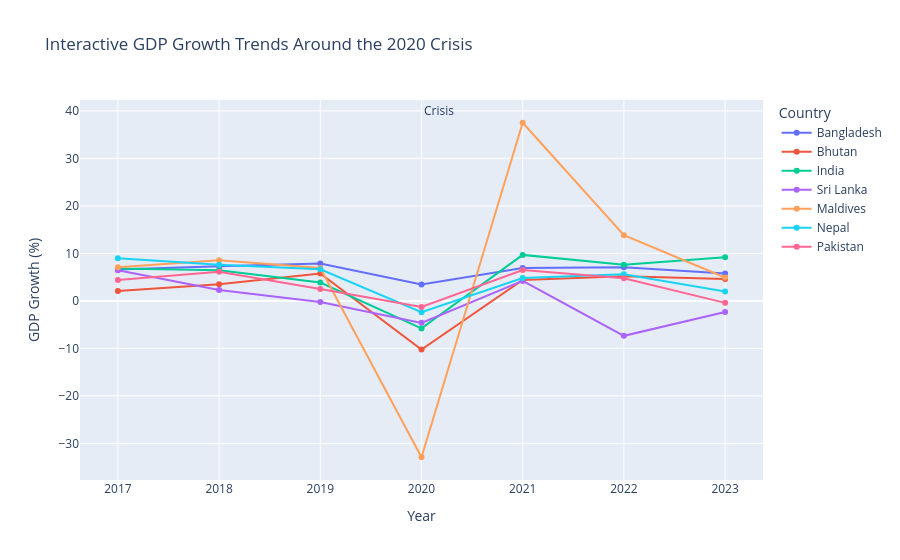

Source (notebook cell):
### Markdown cell above
## GDP Growth

### Code cell
fig_growth = px.line(
    df_2020,
    x="year",
    y="gdp_growth_pct",
    color="country_name",
    markers=True,
    title="Interactive GDP Growth Trends Around the 2020 Crisis",
    labels={
        "year": "Year",
        "gdp_growth_pct": "GDP Growth (%)",
        "country_name": "Country"
    }
)

fig_growth.add_vrect(
    x0=2020, x1=2021,
    opacity=0.2,
    line_width=0,
    annotation_text="Crisis",
    annotation_position="top left"
)

fig_growth.show()

### Figure 1 — Plotly figure (JSON) as saved in the notebook; plotly's stock layout.template omitted (floating-point values rounded to 4 significant figures)
{"data": [{"hovertemplate": "Country=Bangladesh<br>Year=%{x}<br>GDP Growth (%)=%{y}<extra></extra>", "legendgroup": "Bangladesh", "line": {"color": "#636efa", "dash": "solid"}, "marker": {"symbol": "circle"}, "mode": "lines+markers", "name": "Bangladesh", "orientation": "v", "showlegend": true, "type": "scatter", "x": [2017, 2018, 2019, 2020, 2021, 2022, 2023], "xaxis": "x", "y": [6.59, 7.32, 7.88, 3.45, 6.94, 7.1, 5.78], "yaxis": "y"}, {"hovertemplate": "Country=Bhutan<br>Year=%{x}<br>GDP Growth (%)=%{y}<extra></extra>", "legendgroup": "Bhutan", "line": {"color": "#EF553B", "dash": "solid"}, "marker": {"symbol": "circle"}, "mode": "lines+markers", "name": "Bhutan", "orientation": "v", "showlegend": true, "type": "scatter", "x": [2017, 2018, 2019, 2020, 2021, 2022, 2023], "xaxis": "x", "y": [2.09, 3.5, 5.76, -10.22, 4.42, 5.21, 4.63], "yaxis": "y"}, {"hovertemplate": "Country=India<br>Year=%{x}<br>GDP Growth (%)=%{y}<extra></extra>", "legendgroup": "India", "line": {"color": "#00cc96", "dash": "solid"}, "marker": {"symbol": "circle"}, "mode": "lines+markers", "name": "India", "orientation": "v", "showlegend": true, "type": "scatter", "x": [2017, 2018, 2019, 2020, 2021, 2022, 2023], "xaxis": "x", "y": [6.8, 6.45, 3.87, -5.78, 9.69, 7.61, 9.19], "yaxis": "y"}, {"hovertemplate": "Country=Sri Lanka<br>Year=%{x}<br>GDP Growth (%)=%{y}<extra></extra>", "legendgroup": "Sri Lanka", "line": {"color": "#ab63fa", "dash": "solid"}, "marker": {"symbol": "circle"}, "mode": "lines+markers", "name": "Sri Lanka", "orientation": "v", "showlegend": true, "type": "scatter", "x": [2017, 2018, 2019, 2020, 2021, 2022, 2023], "xaxis": "x", "y": [6.46, 2.31, -0.22, -4.62, 4.21, -7.35, -2.33], "yaxis": "y"}, {"hovertemplate": "Country=Maldives<br>Year=%{x}<br>GDP Growth (%)=%{y}<extra></extra>", "legendgroup": "Maldives", "line": {"color": "#FFA15A", "dash": "solid"}, "marker": {"symbol": "circle"}, "mode": "lines+markers", "name": "Maldives", "orientation": "v", "showlegend": true, "type": "scatter", "x": [2017, 2018, 2019, 2020, 2021, 2022, 2023], "xaxis": "x", "y": [7.07, 8.57, 6.92, -32.91, 37.51, 13.83, 4.94], "yaxis": "y"}, {"hovertemplate": "Country=Nepal<br>Year=%{x}<br>GDP Growth (%)=%{y}<extra></extra>", "legendgroup": "Nepal", "line": {"color": "#19d3f3", "dash": "solid"}, "marker": {"symbol": "circle"}, "mode": "lines+markers", "name": "Nepal", "orientation": "v", "showlegend": true, "type": "scatter", "x": [2017, 2018, 2019, 2020, 2021, 2022, 2023], "xaxis": "x", "y": [8.98, 7.62, 6.66, -2.37, 4.84, 5.63, 1.98], "yaxis": "y"}, {"hovertemplate": "Country=Pakistan<br>Year=%{x}<br>GDP Growth (%)=%{y}<extra></extra>", "legendgroup": "Pakistan", "line": {"color": "#FF6692", "dash": "solid"}, "marker": {"symbol": "circle"}, "mode": "lines+markers", "name": "Pakistan", "orientation": "v", "showlegend": true, "type": "scatter", "x": [2017, 2018, 2019, 2020, 2021, 2022, 2023], "xaxis": "x", "y": [4.43, 6.15, 2.5, -1.27, 6.51, 4.78, -0.41], "yaxis": "y"}], "layout": {"annotations": [{"showarrow": false, "text": "Crisis", "x": 2020, "xanchor": "left", "xref": "x", "y": 1, "yanchor": "top", "yref": "y domain"}], "legend": {"title": {"text": "Country"}, "tracegroupgap": 0}, "shapes": [{"line": {"width": 0}, "opacity": 0.2, "type": "rect", "x0": 2020, "x1": 2021, "xref": "x", "y0": 0, "y1": 1, "yref": "y domain"}], "title": {"text": "Interactive GDP Growth Trends Around the 2020 Crisis"}, "xaxis": {"anchor": "y", "domain": [0, 1], "title": {"text": "Year"}}, "yaxis": {"anchor": "x", "domain": [0, 1], "title": {"text": "GDP Growth (%)"}}}}
